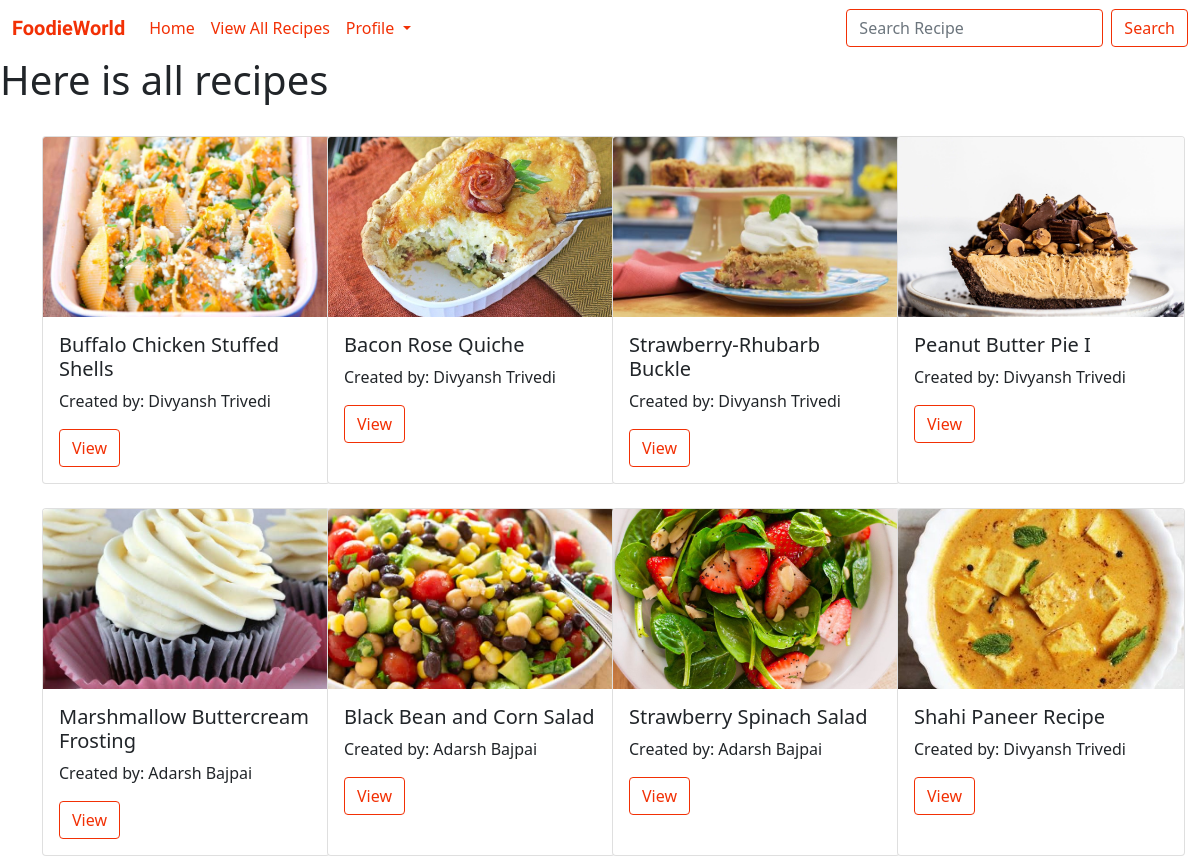
Page /allrecipe on the committed database.
### recipes/models.py (models this page shows, shortened)
class recipe(models.Model):
    recipe_name = models.CharField(max_length=120)
    ingredient = models.CharField(max_length=600)
    category = models.CharField(max_length=120)
    recipe_pic = models.ImageField(upload_to="images")
    How_to_make = models.CharField(max_length=600)
    created_by = models.ForeignKey(to=User,on_delete=models.CASCADE)

### home/views.py (the view)
# urls.py: path('allrecipe', allrecipe.as_view(), name="allrecipe"),
class allrecipe(TemplateView):
    context = {}
    template_name = 'home/allrecipe.html'
    def get(self, request, *args, **kwargs):
        user = request.user.id
        if user:
            return redirect('userhome')
        data = recipe.objects.all()
        self.context['data'] = data
        return render(request,self.template_name , self.context)

### home/templates/home/allrecipe.html (shortened to what this page needs)
<!DOCTYPE html>
<html lang="en">
<head>
    <link href="https://cdn.jsdelivr.net/npm/bootstrap@5.0.0-beta3/dist/css/bootstrap.min.css" rel="stylesheet">
    {% load static %}
    <link rel="stylesheet" href="{% static 'home/css/home.css' %}">
</head>
<body>
{% include 'home/nav.html' %}
<h1>Here is all recipes</h1>
{% include 'home/card.html' %}
</body>
</html>

### home/templates/home/nav.html (shortened to what this page needs)
{% if request.user.is_active %}
  {% if profile %}
    <nav class="navbar navbar-expand-lg navbar-light bg-light">
      <div class="container-fluid">
        <a class="navbar-brand" href="#"><b>FoodieWorld</b></a>
        <button class="navbar-toggler" type="button" data-bs-toggle="collapse" data-bs-target="#navbarSupportedContent" aria-controls="navbarSupportedContent" aria-expanded="false" aria-label="Toggle navigation">
          <span class="navbar-toggler-icon"></span>
        </button>
        <div class="collapse navbar-collapse" id="navbarSupportedContent">
          <ul class="navbar-nav me-auto mb-2 mb-lg-0">
            <li class="nav-item">
              <a class="nav-link active" aria-current="page" href="{% url 'home' %}">Home</a>
            </li>
            <li class="nav-item dropdown">
              <a class="nav-link active dropdown-toggle" href="#" id="navbarDropdown" role="button" data-bs-toggle="dropdown" aria-expanded="false">
                Profile
              </a>
              <ul class="dropdown-menu" aria-labelledby="navbarDropdown" label="profile">
                <li><a class="dropdown-item" href="{% url 'logout' %}">logout</a></li>
                <li><hr class="dropdown-divider"></li>
                <li><a class="dropdown-item" href="{% url 'viewprofile' %}">View Profile</a></li>
                <li><hr class="dropdown-divider"></li>
                <li><a class="dropdown-item" href="{% url 'editprofile' %}">Edit Profile</a></li>
              </ul>
            </li>
          </ul>
          <form class="d-flex">
            <input class="form-control me-2" type="search" placeholder="Search Recipe" aria-label="Search">
            <button id="bs" class="btn btn-outline-success" type="submit">Search</button>
          </form>
        </div>
      </div>
    </nav>
  {% else %}
   <nav class="navbar navbar-expand-lg navbar-light bg-light">
     <div class="container-fluid">
       <a class="navbar-brand" href="#"><b>FoodieWorld</b></a>
       <button class="navbar-toggler" type="button" data-bs-toggle="collapse" data-bs-target="#navbarSupportedContent" aria-controls="navbarSupportedContent" aria-expanded="false" aria-label="Toggle navigation">
         <span class="navbar-toggler-icon"></span>
       </button>
       <div class="collapse navbar-collapse" id="navbarSupportedContent">
         <ul class="navbar-nav me-auto mb-2 mb-lg-0">
           <li class="nav-item">
             <a class="nav-link active" aria-current="page" href="{% url 'home' %}">Home</a>
           </li>
           <li class="nav-item dropdown">
             <a class="nav-link active dropdown-toggle" href="#" id="navbarDropdown" role="button" data-bs-toggle="dropdown" aria-expanded="false">
               Profile
             </a>
             <ul class="dropdown-menu" aria-labelledby="navbarDropdown" label="profile">
               <li><a class="dropdown-item" href="{% url 'logout' %}">logout</a></li>
               <li><hr class="dropdown-divider"></li>
               <li><a class="dropdown-item" href="{% url 'createprofile' %}">Create Profile</a></li>
             </ul>
           </li>
         </ul>
         <form class="d-flex">
           <input class="form-control me-2" type="search" placeholder="Search Recipe" aria-label="Search">
           <button id="bs" class="btn btn-outline-success" type="submit">Search</button>
         </form>
       </div>
     </div>
   </nav>
  {% endif %}
{% else %}
<nav class="navbar navbar-expand-lg navbar-light bg-light">
  <div class="container-fluid">
    <a class="navbar-brand" href="#"><b>FoodieWorld</b></a>
    <div class="collapse navbar-collapse" id="navbarSupportedContent">
      <ul class="navbar-nav me-auto mb-2 mb-lg-0">
        <li class="nav-item">
          <a class="nav-link active" aria-current="page" href="{% url 'home' %}">Home</a>
        </li>
        <li class="nav-item">
          <a class="nav-link active" aria-current="page" href="{% url 'allrecipe' %}">View All Recipes</a>
        </li>
        <li class="nav-item dropdown">
          <a class="nav-link active dropdown-toggle" href="#" id="navbarDropdown" role="button" data-bs-toggle="dropdown" aria-expanded="false">
            Profile
          </a>
        </li>
      </ul>
      <form class="d-flex">
        <input class="form-control me-2" type="search" placeholder="Search Recipe" aria-label="Search">
        <button id="bs" class="btn btn-outline-success" type="submit">Search</button>
      </form>
    </div>
  </div>
</nav>
{% endif %}

### home/templates/home/card.html
<div class="container">
  <div class="row row-cols-1 row-cols-md-4 g-4">
  {% for obj in data %}
    {% if obj.created_by == request.user %}
      <div class="col-3">
        <div class="card h-100" style="width: 18rem;">
          <img src="/{{obj.recipe_pic}}" class="card-img-top" alt="...">
          <div class="card-body">
            <h5 class="card-title">{{obj.recipe_name}}</h5>
            <p class="card-text">Created by: {{obj.created_by.first_name}} {{obj.created_by.last_name}}</p>
            <a href="{% url 'viewrecipe' obj.pk %}" class="btn btn-outline-success" id="bt1">View</a>
            <a href="{% url 'editrecipe' obj.pk %}" class="btn btn-outline-success" id="bt2">Edit</a>
            <a href="{% url 'deleterecipe' obj.pk %}" class="btn btn-outline-success" id="bt3">Delete</a>
          </div>
        </div>
      </div>
    {% else %}
      <div class="col-3">
        <div class="card h-100" style="width: 18rem;">
          <img src="/{{obj.recipe_pic}}" class="card-img-top" alt="...">
          <div class="card-body">
            <h5 class="card-title">{{obj.recipe_name}}</h5>
            <p class="card-text">Created by: {{obj.created_by.first_name}} {{obj.created_by.last_name}}</p>
            <a href="{% url 'viewrecipe' obj.id %}" class="btn btn-outline-success" id="bt">View</a>
          </div>
        </div>
      </div>
    {% endif %}
  {% endfor %}
  </div>
</div>

### home/static/home/css/home.css (style rules this page uses)
.bg-light { background-color: white !important; }
.navbar-light .navbar-brand { color: #F23005 !important; font-family: 'Lobster', cursive; }
.navbar-light .navbar-nav .nav-link.active, .navbar-light .navbar-nav .show > .nav-link { color: #F23005 !important ; }
.form-control { border: 1px solid #F23005; }
.container { position: relative; padding-top:2% }
.btn-outline-success, .btn-outline-success:focus, .btn-outline-success:active, .btn-outline-success:hover { color: #F23005!important ; border-color: #F23005 !important; }
.card-img-top { width: 100%; height: 15vw; object-fit: cover; }

### rows in the picture
recipe: recipe_pic (picture), recipe_name "Buffalo Chicken Stuffed Shells", created_by.first_name "Divyansh", created_by.last_name "Trivedi"
recipe: recipe_pic (picture), recipe_name "Bacon Rose Quiche", created_by.first_name "Divyansh", created_by.last_name "Trivedi"
recipe: recipe_pic (picture), recipe_name "Strawberry-Rhubarb Buckle", created_by.first_name "Divyansh", created_by.last_name "Trivedi"
recipe: recipe_pic (picture), recipe_name "Peanut Butter Pie I", created_by.first_name "Divyansh", created_by.last_name "Trivedi"
recipe: recipe_pic (picture), recipe_name "Marshmallow Buttercream Frosting", created_by.first_name "Adarsh", created_by.last_name "Bajpai"
recipe: recipe_pic (picture), recipe_name "Black Bean and Corn Salad", created_by.first_name "Adarsh", created_by.last_name "Bajpai"
recipe: recipe_pic (picture), recipe_name "Strawberry Spinach Salad", created_by.first_name "Adarsh", created_by.last_name "Bajpai"
recipe: recipe_pic (picture), recipe_name "Shahi Paneer Recipe", created_by.first_name "Divyansh", created_by.last_name "Trivedi"
